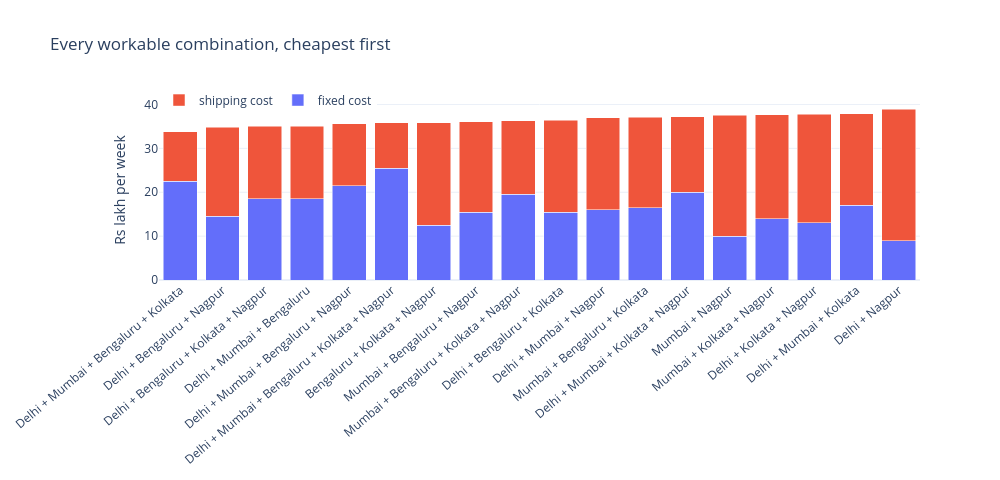

The notebook cell saved with this chart:
### Code cell
fig = go.Figure()
fig.add_trace(go.Bar(x=feasible["open DCs"], y=feasible["fixed"] / 1e5, name="fixed cost",
                     hovertemplate="%{x}<br>fixed Rs %{y:.1f} lakh<extra></extra>"))
fig.add_trace(go.Bar(x=feasible["open DCs"], y=feasible["shipping"] / 1e5, name="shipping cost",
                     hovertemplate="%{x}<br>shipping Rs %{y:.1f} lakh<extra></extra>"))
fig.update_layout(barmode="stack", title="Every workable combination, cheapest first",
                  yaxis_title="Rs lakh per week", height=480, width=1000, template="plotly_white",
                  xaxis_tickangle=-40, legend=dict(orientation="h", y=1.08))
fig.show()

### Figure 1 — Plotly figure (JSON) as saved in the notebook; plotly's stock layout.template omitted (floating-point values rounded to 4 significant figures)
{"data": [{"hovertemplate": "%{x}<br>fixed Rs %{y:.1f} lakh<extra></extra>", "name": "fixed cost", "type": "bar", "x": ["Delhi + Mumbai + Bengaluru + Kolkata", "Delhi + Bengaluru + Nagpur", "Delhi + Bengaluru + Kolkata + Nagpur", "Delhi + Mumbai + Bengaluru", "Delhi + Mumbai + Bengaluru + Nagpur", "Delhi + Mumbai + Bengaluru + Kolkata + Nagpur", "Bengaluru + Kolkata + Nagpur", "Mumbai + Bengaluru + Nagpur", "Mumbai + Bengaluru + Kolkata + Nagpur", "Delhi + Bengaluru + Kolkata", "Delhi + Mumbai + Nagpur", "Mumbai + Bengaluru + Kolkata", "Delhi + Mumbai + Kolkata + Nagpur", "Mumbai + Nagpur", "Mumbai + Kolkata + Nagpur", "Delhi + Kolkata + Nagpur", "Delhi + Mumbai + Kolkata", "Delhi + Nagpur"], "y": [22.5, 14.5, 18.5, 18.5, 21.5, 25.5, 12.5, 15.5, 19.5, 15.5, 16.0, 16.5, 20.0, 10.0, 14.0, 13.0, 17.0, 9.0]}, {"hovertemplate": "%{x}<br>shipping Rs %{y:.1f} lakh<extra></extra>", "name": "shipping cost", "type": "bar", "x": ["Delhi + Mumbai + Bengaluru + Kolkata", "Delhi + Bengaluru + Nagpur", "Delhi + Bengaluru + Kolkata + Nagpur", "Delhi + Mumbai + Bengaluru", "Delhi + Mumbai + Bengaluru + Nagpur", "Delhi + Mumbai + Bengaluru + Kolkata + Nagpur", "Bengaluru + Kolkata + Nagpur", "Mumbai + Bengaluru + Nagpur", "Mumbai + Bengaluru + Kolkata + Nagpur", "Delhi + Bengaluru + Kolkata", "Delhi + Mumbai + Nagpur", "Mumbai + Bengaluru + Kolkata", "Delhi + Mumbai + Kolkata + Nagpur", "Mumbai + Nagpur", "Mumbai + Kolkata + Nagpur", "Delhi + Kolkata + Nagpur", "Delhi + Mumbai + Kolkata", "Delhi + Nagpur"], "y": [11.31, 20.31, 16.51, 16.52, 14.09, 10.29, 23.38, 20.59, 16.79, 20.97, 20.95, 20.56, 17.16, 27.56, 23.66, 24.74, 20.91, 29.98]}], "layout": {"barmode": "stack", "height": 480, "legend": {"orientation": "h", "y": 1.08}, "title": {"text": "Every workable combination, cheapest first"}, "width": 1000, "xaxis": {"tickangle": -40}, "yaxis": {"title": {"text": "Rs lakh per week"}}}}
